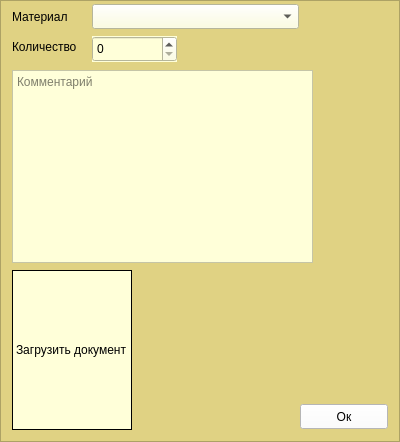
<?xml version="1.0" encoding="UTF-8"?>
<ui version="4.0">
 <class>createconsumtion</class>
 <widget class="QWidget" name="createconsumtion">
  <property name="geometry">
   <rect>
    <x>0</x>
    <y>0</y>
    <width>400</width>
    <height>442</height>
   </rect>
  </property>
  <property name="windowTitle">
   <string>Form</string>
  </property>
  <widget class="QFrame" name="frame">
   <property name="geometry">
    <rect>
     <x>0</x>
     <y>0</y>
     <width>400</width>
     <height>442</height>
    </rect>
   </property>
   <property name="styleSheet">
    <string notr="true">background-color: rgb(224, 210, 131);</string>
   </property>
   <property name="frameShape">
    <enum>QFrame::Shape::StyledPanel</enum>
   </property>
   <property name="frameShadow">
    <enum>QFrame::Shadow::Raised</enum>
   </property>
   <widget class="QComboBox" name="cb_materials">
    <property name="geometry">
     <rect>
      <x>92</x>
      <y>4</y>
      <width>207</width>
      <height>25</height>
     </rect>
    </property>
    <property name="autoFillBackground">
     <bool>false</bool>
    </property>
    <property name="styleSheet">
     <string notr="true">background-color: rgb(255, 255, 217);
color: rgb(0, 0, 0);</string>
    </property>
   </widget>
   <widget class="QLabel" name="lb_material">
    <property name="geometry">
     <rect>
      <x>12</x>
      <y>8</y>
      <width>73</width>
      <height>17</height>
     </rect>
    </property>
    <property name="styleSheet">
     <string notr="true">color: rgb(0, 0, 0);</string>
    </property>
    <property name="text">
     <string>Материал</string>
    </property>
   </widget>
   <widget class="QPushButton" name="qpb_addNewreceipt">
    <property name="geometry">
     <rect>
      <x>300</x>
      <y>404</y>
      <width>88</width>
      <height>25</height>
     </rect>
    </property>
    <property name="autoFillBackground">
     <bool>false</bool>
    </property>
    <property name="styleSheet">
     <string notr="true">background-color: rgb(255, 255, 255);
color: rgb(0, 0, 0);</string>
    </property>
    <property name="text">
     <string>Ок</string>
    </property>
   </widget>
   <widget class="QLabel" name="lb_count">
    <property name="geometry">
     <rect>
      <x>12</x>
      <y>38</y>
      <width>87</width>
      <height>17</height>
     </rect>
    </property>
    <property name="styleSheet">
     <string notr="true">color: rgb(0, 0, 0);</string>
    </property>
    <property name="text">
     <string>Количество</string>
    </property>
   </widget>
   <widget class="QSpinBox" name="sb_count">
    <property name="geometry">
     <rect>
      <x>92</x>
      <y>36</y>
      <width>85</width>
      <height>26</height>
     </rect>
    </property>
    <property name="autoFillBackground">
     <bool>true</bool>
    </property>
    <property name="styleSheet">
     <string notr="true">background-color: rgb(255, 255, 217);
color: rgb(0, 0, 0);</string>
    </property>
    <property name="maximum">
     <number>1000</number>
    </property>
   </widget>
   <widget class="QPlainTextEdit" name="pte_description">
    <property name="geometry">
     <rect>
      <x>12</x>
      <y>70</y>
      <width>301</width>
      <height>193</height>
     </rect>
    </property>
    <property name="autoFillBackground">
     <bool>true</bool>
    </property>
    <property name="styleSheet">
     <string notr="true">background-color: rgb(255, 255, 217);
color: rgb(0, 0, 0);</string>
    </property>
    <property name="placeholderText">
     <string>Комментарий</string>
    </property>
   </widget>
   <widget class="QPushLabel" name="lb_image">
    <property name="geometry">
     <rect>
      <x>12</x>
      <y>270</y>
      <width>120</width>
      <height>160</height>
     </rect>
    </property>
    <property name="autoFillBackground">
     <bool>false</bool>
    </property>
    <property name="styleSheet">
     <string notr="true">background-color: rgb(255, 255, 217);
color: rgb(0, 0, 0);</string>
    </property>
    <property name="frameShape">
     <enum>QFrame::Shape::Box</enum>
    </property>
    <property name="text">
     <string>Загрузить документ</string>
    </property>
    <property name="scaledContents">
     <bool>true</bool>
    </property>
   </widget>
  </widget>
  <widget class="QFrame" name="frame_material">
   <property name="geometry">
    <rect>
     <x>0</x>
     <y>498</y>
     <width>400</width>
     <height>442</height>
    </rect>
   </property>
   <property name="frameShape">
    <enum>QFrame::Shape::StyledPanel</enum>
   </property>
   <property name="frameShadow">
    <enum>QFrame::Shadow::Raised</enum>
   </property>
   <widget class="QLabel" name="label">
    <property name="geometry">
     <rect>
      <x>96</x>
      <y>6</y>
      <width>191</width>
      <height>17</height>
     </rect>
    </property>
    <property name="text">
     <string>Добавить новый материал</string>
    </property>
   </widget>
   <widget class="QLineEdit" name="le_materialName">
    <property name="geometry">
     <rect>
      <x>68</x>
      <y>38</y>
      <width>233</width>
      <height>25</height>
     </rect>
    </property>
    <property name="placeholderText">
     <string>Название</string>
    </property>
   </widget>
   <widget class="QPushButton" name="qpb_addNewmaterial">
    <property name="geometry">
     <rect>
      <x>288</x>
      <y>262</y>
      <width>88</width>
      <height>25</height>
     </rect>
    </property>
    <property name="text">
     <string>Добавить</string>
    </property>
   </widget>
   <widget class="QPushButton" name="qpb_addMaterialCancel">
    <property name="geometry">
     <rect>
      <x>160</x>
      <y>262</y>
      <width>88</width>
      <height>25</height>
     </rect>
    </property>
    <property name="text">
     <string>Отмена</string>
    </property>
   </widget>
  </widget>
 </widget>
 <customwidgets>
  <customwidget>
   <class>QPushLabel</class>
   <extends>QLabel</extends>
   <header>qpushlabel.h</header>
  </customwidget>
 </customwidgets>
 <resources/>
 <connections/>
</ui>
